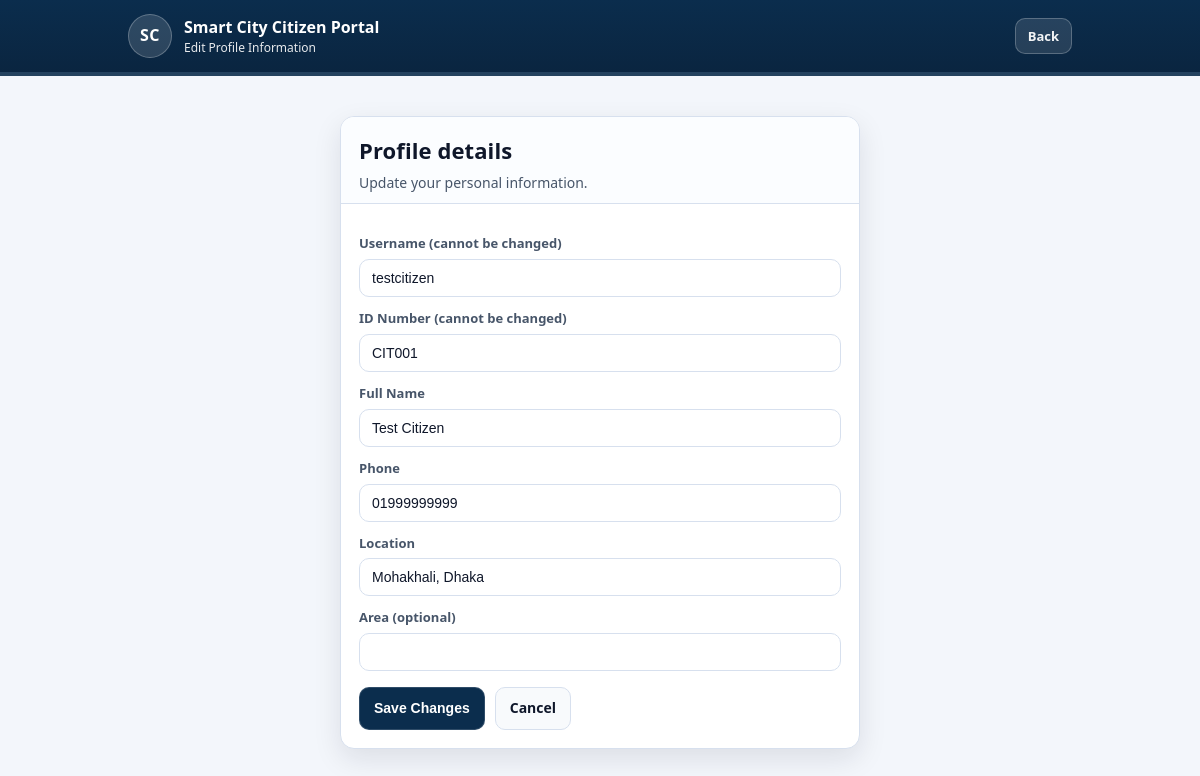
/Citizen/MVC/html/profile_update_view.php (signed in), run on the app's committed database.
### tables this page shows
CREATE TABLE `users` (
  `id` int(11) NOT NULL,
  `username` varchar(50) NOT NULL,
  `password` varchar(255) NOT NULL,
  `name` varchar(100) NOT NULL,
  `id_number` varchar(20) NOT NULL,
  `phone` varchar(20) NOT NULL,
  `location` varchar(150) NOT NULL,
  `area` varchar(100) DEFAULT NULL,
  `role` enum('citizen','counselor','secretary','mayor') NOT NULL,
  `created_at` timestamp NOT NULL DEFAULT current_timestamp()
);

### Citizen/MVC/php/user_model.php (called while the page is built, shortened)
<?php
require_once __DIR__ . "/../db/db.php";
function user_find_by_id($id) {
    global $conn;
    $stmt = $conn->prepare("SELECT * FROM users WHERE id = ? LIMIT 1");
    $stmt->bind_param("i", $id);
    $stmt->execute();
    return $stmt->get_result()->fetch_assoc();
}

### Citizen/MVC/html/profile_update_view.php (the view, shortened to what this page needs)
<?php
require_once __DIR__ . "/../php/auth.php";
require_once __DIR__ . "/../php/user_model.php";
$user = user_find_by_id((int) $_SESSION["user_id"]);
?>
<!DOCTYPE html>
<html>
<head>
    <link rel="stylesheet" href="../css/style.css">
</head>
<body>
<header class="gov-header">
    <div class="wrap">
        <div class="gov-left">
            <div class="seal">SC</div>
            <div class="brand">
                <div class="title">Smart City Citizen Portal</div>
                <div class="subtitle">Edit Profile Information</div>
            </div>
        </div>
        <div class="gov-right">
            <a class="btn-logout" href="dashboard.php">Back</a>
        </div>
    </div>
</header>
<main class="container">
    <div class="auth-grid">
        <div class="card">
            <div class="card-head">
                <h2>Profile details</h2>
                <p>Update your personal information.</p>
            </div>
            <div class="card-body">
                <form method="POST" action="../php/profile_update_controller.php">
                    <label>Username (cannot be changed)</label>
                    <input type="text" value="<?php echo htmlspecialchars($user["username"]); ?>" disabled>
                    <label>ID Number (cannot be changed)</label>
                    <input type="text" value="<?php echo htmlspecialchars($user["id_number"]); ?>" disabled>
                    <label>Full Name</label>
                    <input type="text" name="name" required value="<?php echo htmlspecialchars($user["name"]); ?>">
                    <label>Phone</label>
                    <input type="text" name="phone" required value="<?php echo htmlspecialchars($user["phone"]); ?>">
                    <label>Location</label>
                    <input type="text" name="location" required value="<?php echo htmlspecialchars($user["location"]); ?>">
                    <label>Area (optional)</label>
                    <input type="text" name="area" value="<?php echo htmlspecialchars($user["area"] ?? ""); ?>">
                    <div class="actions">
                        <button class="btn btn-primary" type="submit">Save Changes</button>
                        <a class="btn" href="dashboard.php">Cancel</a>
                    </div>
                </form>
            </div>
        </div>
    </div>
</main>
</body>
</html>

### Citizen/MVC/css/style.css (style rules this page uses)
:root { --bg: #f3f6fb; --surface: #ffffff; --text: #0f172a; --muted: #475569; --border: #d7e0ee; --navy: #0b2d4d; --navy2: #0a2540; --accent: #b71c1c; --shadow: 0 10px 28px rgba(15, 23, 42, 0.10); --radius: 14px; --max: 980px; }
* { box-sizing: border-box; }
body { margin: 0; font-family: "Segoe UI", Arial, sans-serif; color: var(--text); background: var(--bg); line-height: 1.45; }
a { color: #0b3b7a; text-decoration: none; }
.gov-header { background: linear-gradient(180deg, var(--navy), var(--navy2)); color: #fff; border-bottom: 4px solid rgba(255, 255, 255, 0.10); }
.gov-header .wrap { max-width: var(--max); margin: 0 auto; padding: 14px 18px; display: flex; align-items: center; justify-content: space-between; gap: 14px; }
.gov-left { display: flex; align-items: center; gap: 12px; }
.seal { width: 44px; height: 44px; border-radius: 999px; background: rgba(255, 255, 255, 0.14); border: 1px solid rgba(255, 255, 255, 0.25); display: flex; align-items: center; justify-content: center; font-weight: 700; letter-spacing: 0.5px; }
.brand .title { font-size: 16px; font-weight: 700; }
.brand .subtitle { font-size: 12px; opacity: 0.9; }
.gov-right { display: flex; align-items: center; gap: 12px; text-align: right; font-size: 13px; opacity: 0.95; }
.container { max-width: var(--max); margin: 0 auto; padding: 22px 18px 50px; }
.card { background: var(--surface); border: 1px solid var(--border); border-radius: var(--radius); box-shadow: var(--shadow); overflow: hidden; }
.card-head { padding: 18px 18px 10px; border-bottom: 1px solid var(--border); background: #fbfdff; }
.card-head h2 { margin: 0 0 6px; font-size: 22px; }
.card-head p { margin: 0; color: var(--muted); font-size: 14px; }
.card-body { padding: 18px; }
.auth-grid { display: grid; grid-template-columns: 1fr; gap: 16px; margin-top: 18px; }
@media (min-width: 860px) { .auth-grid { grid-template-columns: 520px; justify-content: center; } }
label { display: block; margin: 12px 0 6px; font-size: 13px; color: var(--muted); font-weight: 600; }
input[type="email"], input[type="password"], input[type="text"], select, textarea { width: 100%; padding: 10px 12px; border-radius: 10px; border: 1px solid var(--border); background: #ffffff; color: var(--text); outline: none; font-size: 14px; }
.actions { margin-top: 16px; display: flex; gap: 10px; flex-wrap: wrap; }
.btn { display: inline-flex; align-items: center; justify-content: center; padding: 10px 14px; border-radius: 10px; border: 1px solid var(--border); background: #f8fafc; color: var(--text); font-weight: 700; font-size: 14px; cursor: pointer; text-decoration: none; }
.btn-primary { background: var(--navy); border-color: rgba(255, 255, 255, 0.15); color: #fff; }
.btn-logout { display: inline-flex; align-items: center; justify-content: center; padding: 8px 12px; border-radius: 10px; background: rgba(255, 255, 255, 0.12); border: 1px solid rgba(255, 255, 255, 0.25); color: #fff; font-weight: 700; font-size: 13px; text-decoration: none; }
h1, h2, h3 { letter-spacing: 0.1px; }

### data on the page
users: username "testcitizen", id_number "CIT001", name "Test Citizen", phone "01999999999", location "Mohakhali, Dhaka"
